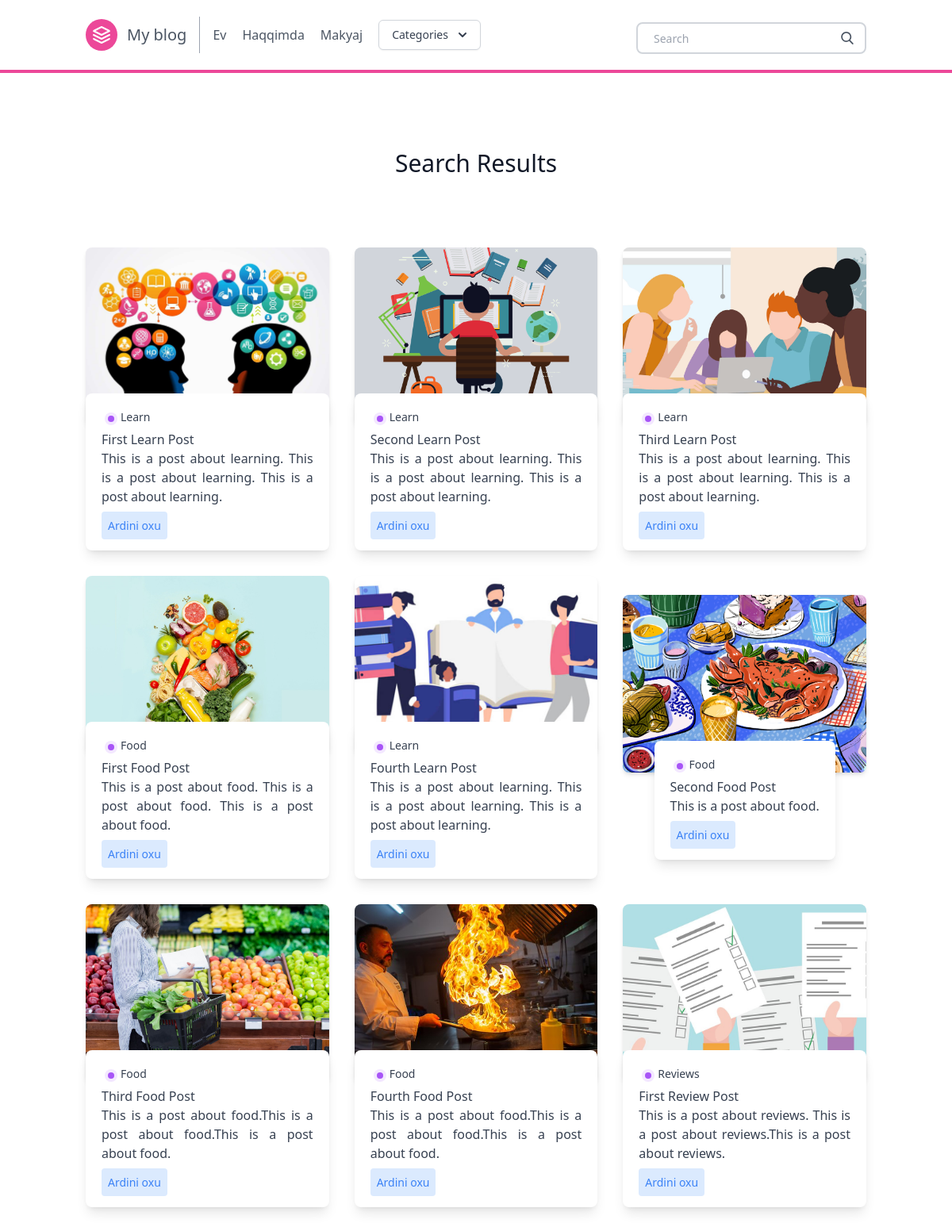
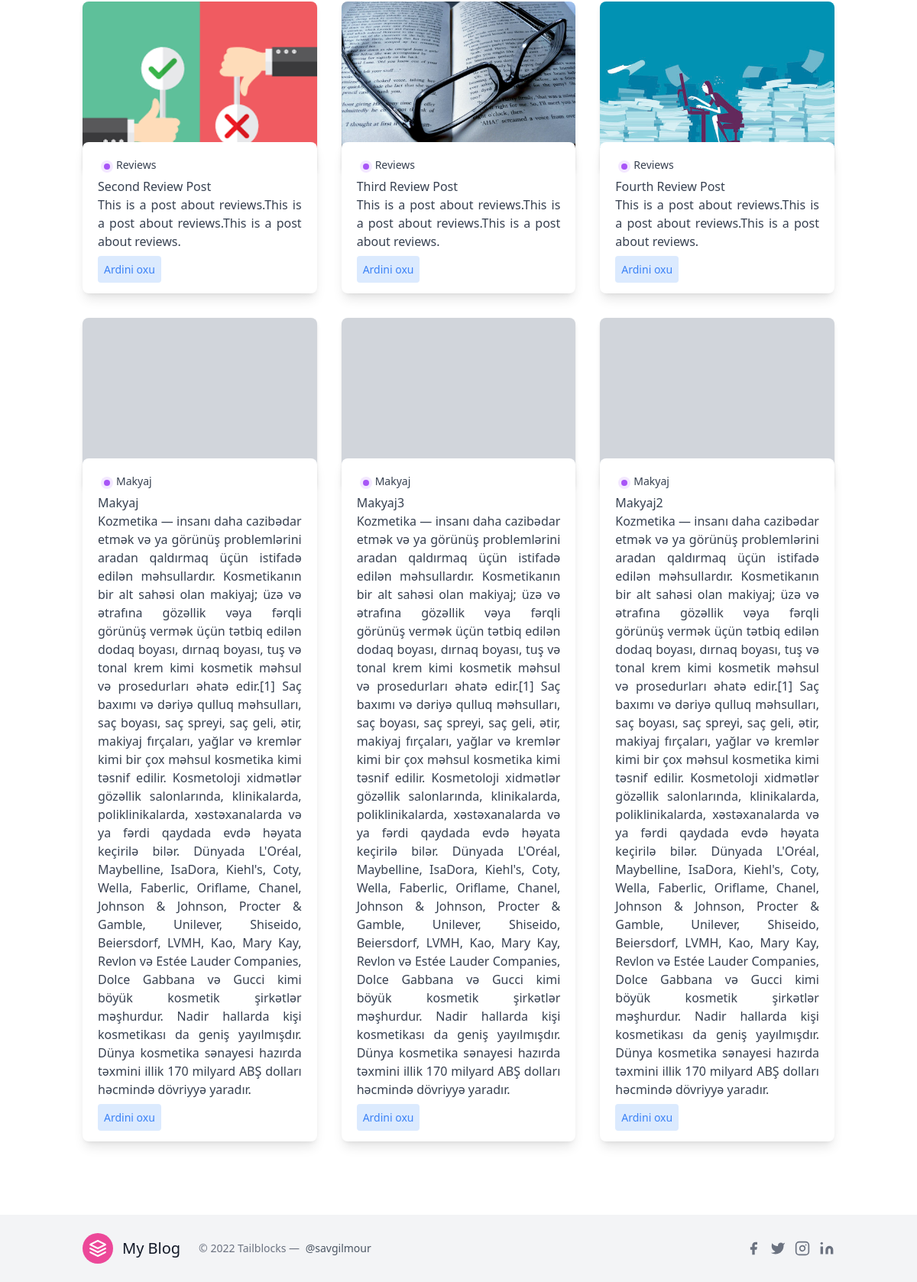
The app's page /search/ with its own data (2 pictures, top to bottom).
### posts/models.py (models this page shows, shortened)
class Post(models.Model):
    title = models.CharField(max_length=100)
    slug = models.SlugField()
    overview = models.TextField()
    timestamp = models.DateTimeField(auto_now_add=True)
    content = models.TextField()
    author = models.ForeignKey(Author, on_delete=models.CASCADE)
    thumbnail = models.ImageField()
    categories = models.ManyToManyField(Category)
    featured = models.BooleanField()

class Category(models.Model):
    title = models.CharField(max_length=20)
    subtitle = models.CharField(max_length=20)
    slug = models.SlugField()
    thumbnail = models.ImageField()

### posts/views.py (the view)
# urls.py: path('search/', search, name = 'search'),
def search(request):
    queryset = Post.objects.all()
    query = request.GET.get('q')
    if query:
        queryset = queryset.filter(
            Q(title__icontains=query) |
            Q(overview__icontains=query)
        ).distinct()
    context = {
        'object_list': queryset
    }
    return render(request, 'search_bar.html', context)

### posts/templatetags/markdown_extras.py (called while the page is built)
@register.simple_tag
def get_categories():
    return Category.objects.all()[0:5]

### templates/search_bar.html
{% extends 'base.html' %}
{% block content %}
<section class="blog text-gray-700 body-font">
    <div class="container px-5 py-24 mx-auto">
      <div class="flex flex-wrap w-full mb-20 flex-col items-center text-center">
        <h1 class="sm:text-3xl text-2xl font-medium title-font mb-2 text-gray-900">
          Search Results</h1>
      </div>
      <div class="flex flex-wrap sm:-m-4 -mx-4 -mb-10 -mt-4">
        {% for obj in object_list %}
        <div class="p-4 md:w-1/3 md:mb-0 mb-6 flex flex-col justify-center items-center max-w-sm mx-auto">
          <div class="bg-gray-300 h-56 w-full rounded-lg shadow-md bg-cover bg-center" style="background-image: url({{ obj.thumbnail.url }}"></div>
          <div class=" w-70 bg-white -mt-10 shadow-lg rounded-lg overflow-hidden p-5">
            <div class="header-content inline-flex ">
              <div class="category-badge flex-1  h-4 w-4 m rounded-full m-1 bg-purple-100">
                <div class="h-2 w-2 rounded-full m-1 bg-purple-500 " ></div>
              </div>
              {% for category in obj.categories.all %}
              <div class="category-title flex-1 text-sm">
                {{ category.title }}
              </div>
              {% endfor %}
            </div>
              <div class="title-post font-medium">
              {{ obj.title }}
              </div>
              <div class="summary-post text-base text-justify">
                {{ obj.overview }}
              </div>
              <div class="mt-3">
              <a href="{% url 'post' obj.slug %}" class="bg-blue-100 text-blue-500 rounded p-2 text-sm ">
                Ardini oxu
              </a>
            </div>
          </div>
        </div>
        {% endfor %}
      </div>
    </div>
</section>
{% endblock %}

### records on screen
Post: thumbnail (picture), title "First Learn Post", overview "This is a post about learning. This is a post about learning. This is a post about learning."
Category: title "Learn"
Post: thumbnail (picture), title "Second Learn Post", overview "This is a post about learning. This is a post about learning. This is a post about learning."
Post: thumbnail (picture), title "Third Learn Post", overview "This is a post about learning. This is a post about learning. This is a post about learning."
Post: thumbnail (picture), title "First Food Post", overview "This is a post about food. This is a post about food. This is a post about food."
Category: title "Food"
Post: thumbnail (picture), title "Fourth Learn Post", overview "This is a post about learning. This is a post about learning. This is a post about learning."
Post: thumbnail (picture), title "Second Food Post", overview "This is a post about food."
Post: thumbnail (picture), title "Third Food Post", overview "This is a post about food.This is a post about food.This is a post about food."
Post: thumbnail (picture), title "Fourth Food Post", overview "This is a post about food.This is a post about food.This is a post about food."
Post: thumbnail (picture), title "First Review Post", overview "This is a post about reviews. This is a post about reviews.This is a post about reviews."
Category: title "Reviews"
Post: thumbnail (picture), title "Second Review Post", overview "This is a post about reviews.This is a post about reviews.This is a post about reviews."
Post: thumbnail (picture), title "Third Review Post", overview "This is a post about reviews.This is a post about reviews.This is a post about reviews."
Post: thumbnail (picture), title "Fourth Review Post", overview "This is a post about reviews.This is a post about reviews.This is a post about reviews."
Post: title "Makyaj", overview "Kozmetika — insanı daha cazibədar etmək və ya görünüş problemlərini aradan qaldırmaq üçün istifadə edilən məhsullardır. Kosmetikanın bir alt sahəsi olan makiyaj; üzə və ətrafına gözəllik vəya fərqli görünüş vermək üçün tətbiq edilən dodaq boyası, dırnaq boyası, tuş və tonal krem kimi kosmetik məhsul və prosedurları əhatə edir.[1] Saç baxımı və dəriyə qulluq məhsulları, saç boyası, saç spreyi, saç geli, ətir, makiyaj fırçaları, yağlar və kremlər kimi bir çox məhsul kosmetika kimi təsnif edilir. Kosmetoloji xidmətlər gözəllik salonlarında, klinikalarda, poliklinikalarda, xəstəxanalarda və ya fərdi qaydada evdə həyata keçirilə bilər. Dünyada L'Oréal, Maybelline, IsaDora, Kiehl's, Coty, Wella,…"
Category: title "Makyaj"
Post: title "Makyaj3", overview "Kozmetika — insanı daha cazibədar etmək və ya görünüş problemlərini aradan qaldırmaq üçün istifadə edilən məhsullardır. Kosmetikanın bir alt sahəsi olan makiyaj; üzə və ətrafına gözəllik vəya fərqli görünüş vermək üçün tətbiq edilən dodaq boyası, dırnaq boyası, tuş və tonal krem kimi kosmetik məhsul və prosedurları əhatə edir.[1] Saç baxımı və dəriyə qulluq məhsulları, saç boyası, saç spreyi, saç geli, ətir, makiyaj fırçaları, yağlar və kremlər kimi bir çox məhsul kosmetika kimi təsnif edilir. Kosmetoloji xidmətlər gözəllik salonlarında, klinikalarda, poliklinikalarda, xəstəxanalarda və ya fərdi qaydada evdə həyata keçirilə bilər. Dünyada L'Oréal, Maybelline, IsaDora, Kiehl's, Coty, Wella,…"
Post: title "Makyaj2", overview "Kozmetika — insanı daha cazibədar etmək və ya görünüş problemlərini aradan qaldırmaq üçün istifadə edilən məhsullardır. Kosmetikanın bir alt sahəsi olan makiyaj; üzə və ətrafına gözəllik vəya fərqli görünüş vermək üçün tətbiq edilən dodaq boyası, dırnaq boyası, tuş və tonal krem kimi kosmetik məhsul və prosedurları əhatə edir.[1] Saç baxımı və dəriyə qulluq məhsulları, saç boyası, saç spreyi, saç geli, ətir, makiyaj fırçaları, yağlar və kremlər kimi bir çox məhsul kosmetika kimi təsnif edilir. Kosmetoloji xidmətlər gözəllik salonlarında, klinikalarda, poliklinikalarda, xəstəxanalarda və ya fərdi qaydada evdə həyata keçirilə bilər. Dünyada L'Oréal, Maybelline, IsaDora, Kiehl's, Coty, Wella,…"
